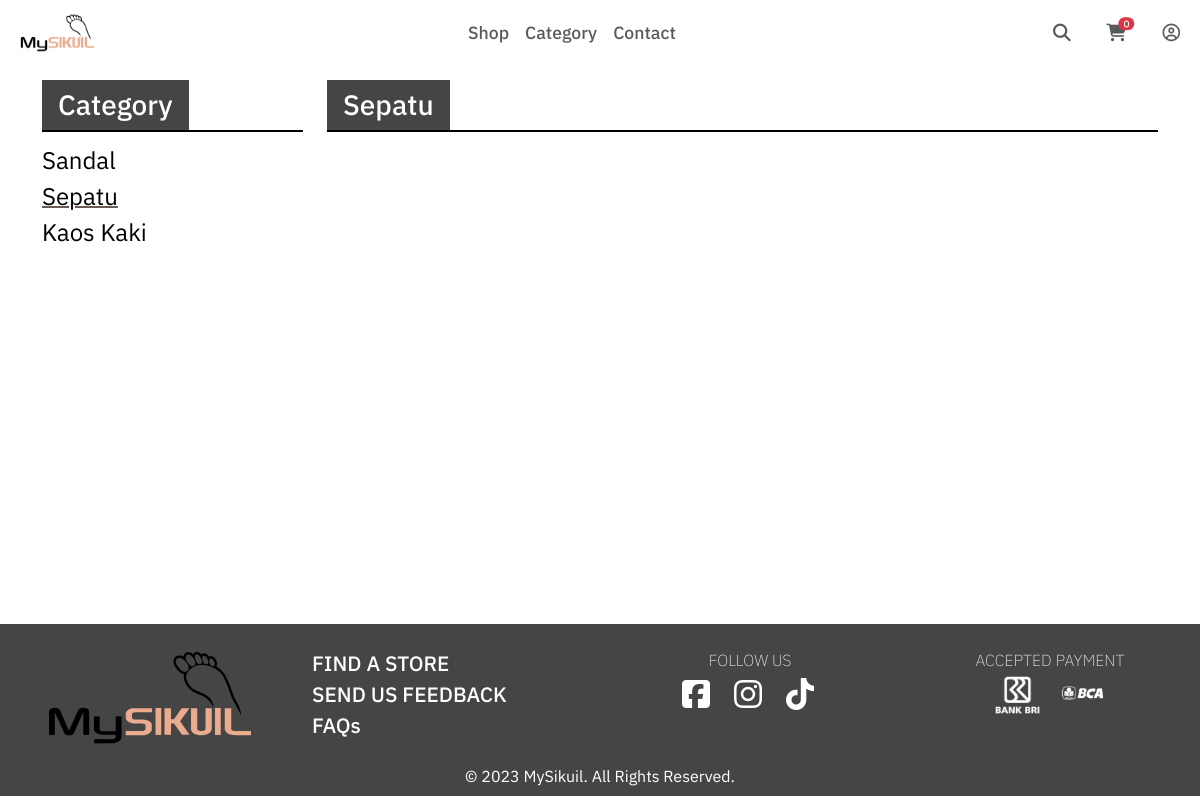
The app's page /index.php/kategori/sepatu, older data.
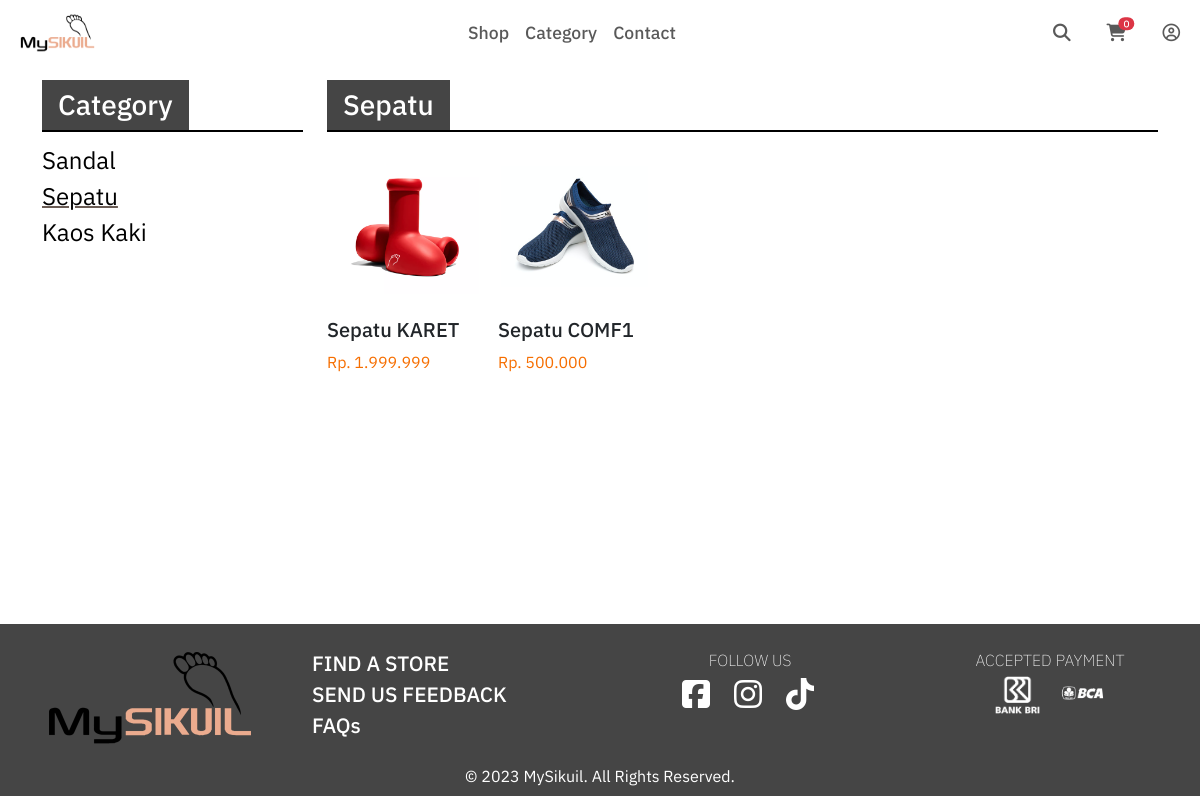
The same page, newer data.
### tables this page shows
CREATE TABLE `tb_barang` (
  `id_brg` int(11) NOT NULL,
  `nama_brg` varchar(120) NOT NULL,
  `kategori` varchar(60) NOT NULL,
  `harga` int(11) NOT NULL,
  `stok` int(4) NOT NULL,
  `gambar` text NOT NULL
);

### application/controllers/kategori.php (called while the page is built, shortened)
<?php
class Kategori extends CI_Controller{
    public function sepatu(){
        $data['sepatu'] = $this->model_kategori->data_sepatu()->result();
        $this->load->view('templates/header');
        $this->load->view('sepatu', $data);
        $this->load->view('templates/footer');
    }
}

### index.php (called while the page is built, shortened)
<?php
require_once BASEPATH.'core/CodeIgniter.php';

### application/models/model_kategori.php (called while the page is built, shortened)
<?php
class Model_Kategori extends CI_Model{
    public function data_sepatu(){
        return $this->db->get_where("tb_barang", array('kategori' => 'sepatu'));
    }
}

### application/views/sepatu.php (the view, shortened to what this page needs)
<head>
    <link href="<?php echo base_url()?>assets/css/shop.css" rel="stylesheet" type="text/css">
</head>
<div class="container" id="shop" style="padding-top: 5em; padding-bottom:5vh;  min-height: 39em; ">
        <div class="row ">
            <div class="col-3">
                <div class="title1">
                    <h3 class="title1">Category</h3>
                </div><hr class="garis">
                    <p class="sideCategory "><a href="<?php echo base_url('kategori/sandal')?>">Sandal</a></p>
                    <p class="sideCategory sideActive"><a href="<?php echo base_url('kategori/sepatu')?>">Sepatu</a></p>
                    <p class="sideCategory"><a href="<?php echo base_url('kategori/kaos_kaki')?>">Kaos Kaki</a></p>
            </div>
            <div class="col-9">
                <div class="title1">
                    <h3 class="title1">Sepatu</h3>
                </div><hr class="garis">
                <div class="row row-cols-lg-5 row-cols-md-3 row-cols-xs-1 row-cols-sm-2 ">
                    <?php foreach ($sepatu as $brg) : ?>
                        <div class="col">
                            <a href="<?php echo base_url('dashboard/detail/' .$brg->id_brg)?>">
                                <div class="card border-0 produk">
                                    <img class="card-img-top" src="<?php echo base_url('uploads/').$brg->gambar?>" alt="Card image cap">
                                    <div class="card-body">
                                        <h5 class="card-title"><?= $brg->nama_brg?></h5>
                                        <p class="card-text">Rp. <?php echo number_format($brg->harga, 0,',','.') ?></p>
                                    </div>
                                </div>
                        </div>
                    <?php endforeach ?>
                </div>
            </div>
        </div>
    </div>

Row changes from the older to the newer data that the page shows:
added tb_barang: gambar (picture), nama_brg "Sepatu KARET", harga "1.999.999"
added tb_barang: gambar (picture), nama_brg "Sepatu COMF1", harga "500.000"
